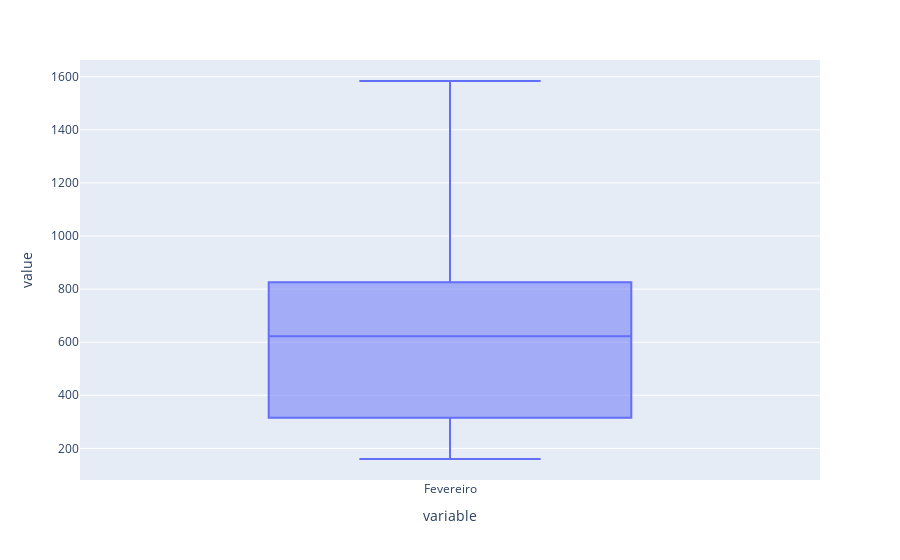

Here is the notebook cell this chart was saved with:
### Code cell
px.box(df['Fevereiro'])

### Figure 1 — Plotly figure (JSON) as saved in the notebook; plotly's stock layout.template omitted (floating-point values rounded to 4 significant figures)
{"data": [{"alignmentgroup": "True", "hovertemplate": "variable=%{x}<br>value=%{y}<extra></extra>", "legendgroup": "", "marker": {"color": "#636efa"}, "name": "", "notched": false, "offsetgroup": "", "orientation": "v", "showlegend": false, "type": "box", "x": ["Fevereiro", "Fevereiro", "Fevereiro", "Fevereiro", "Fevereiro", "Fevereiro", "Fevereiro", "Fevereiro", "Fevereiro", "Fevereiro", "Fevereiro", "Fevereiro", "Fevereiro", "Fevereiro", "Fevereiro", "Fevereiro", "Fevereiro", "Fevereiro", "Fevereiro", "Fevereiro", "Fevereiro"], "x0": " ", "xaxis": "x", "y": [160, 678, 657, 1241, 544, 420, 622, 1584, 397, 283, 917, 198, 326, 169, 440, 801, 1199, 202, 713, 900, 737], "y0": " ", "yaxis": "y"}], "layout": {"boxmode": "group", "legend": {"tracegroupgap": 0}, "margin": {"t": 60}, "xaxis": {"anchor": "y", "domain": [0, 1], "title": {"text": "variable"}}, "yaxis": {"anchor": "x", "domain": [0, 1], "title": {"text": "value"}}}}
